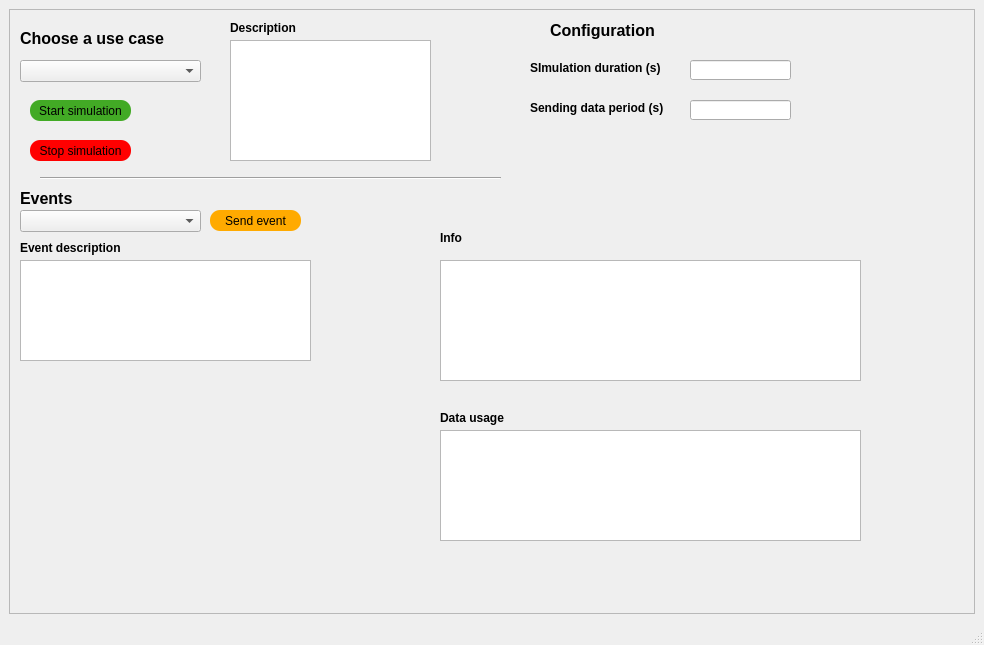
<?xml version="1.0" encoding="UTF-8"?>
<ui version="4.0">
 <class>MainWindow</class>
 <widget class="QMainWindow" name="MainWindow">
  <property name="geometry">
   <rect>
    <x>0</x>
    <y>0</y>
    <width>984</width>
    <height>645</height>
   </rect>
  </property>
  <property name="windowTitle">
   <string>MainWindow</string>
  </property>
  <widget class="QWidget" name="centralwidget">
   <layout class="QGridLayout" name="gridLayout">
    <item row="0" column="0">
     <widget class="QScrollArea" name="scrollArea">
      <property name="widgetResizable">
       <bool>true</bool>
      </property>
      <widget class="QWidget" name="scrollAreaWidgetContents">
       <property name="geometry">
        <rect>
         <x>0</x>
         <y>0</y>
         <width>970</width>
         <height>609</height>
        </rect>
       </property>
       <widget class="QComboBox" name="useCase_dropBox">
        <property name="geometry">
         <rect>
          <x>10</x>
          <y>50</y>
          <width>181</width>
          <height>22</height>
         </rect>
        </property>
       </widget>
       <widget class="QLabel" name="chooseUseCase_label">
        <property name="geometry">
         <rect>
          <x>10</x>
          <y>20</y>
          <width>181</width>
          <height>16</height>
         </rect>
        </property>
        <property name="font">
         <font>
          <pointsize>12</pointsize>
          <bold>true</bold>
         </font>
        </property>
        <property name="text">
         <string>Choose a use case</string>
        </property>
       </widget>
       <widget class="QTextBrowser" name="useCaseDescription_display">
        <property name="geometry">
         <rect>
          <x>220</x>
          <y>30</y>
          <width>201</width>
          <height>121</height>
         </rect>
        </property>
       </widget>
       <widget class="QPushButton" name="startSimulation_button">
        <property name="geometry">
         <rect>
          <x>20</x>
          <y>90</y>
          <width>101</width>
          <height>21</height>
         </rect>
        </property>
        <property name="styleSheet">
         <string notr="true">background-color :rgb(66, 170, 37);
font: 700 9pt &quot;Segoe UI&quot;;
border-color:black;
border-width:2px;
border-radius:10px;</string>
        </property>
        <property name="text">
         <string>Start simulation</string>
        </property>
       </widget>
       <widget class="QPushButton" name="stopSimulation_Button">
        <property name="geometry">
         <rect>
          <x>20</x>
          <y>130</y>
          <width>101</width>
          <height>21</height>
         </rect>
        </property>
        <property name="styleSheet">
         <string notr="true">background-color :red;
font: 700 9pt &quot;Segoe UI&quot;;
border-color:black;
border-width:2px;
border-radius:10px;</string>
        </property>
        <property name="text">
         <string>Stop simulation</string>
        </property>
       </widget>
       <widget class="QLineEdit" name="sendingDataPeridod_Input">
        <property name="geometry">
         <rect>
          <x>680</x>
          <y>90</y>
          <width>101</width>
          <height>20</height>
         </rect>
        </property>
       </widget>
       <widget class="QLineEdit" name="simulationDuration_Input">
        <property name="geometry">
         <rect>
          <x>680</x>
          <y>50</y>
          <width>101</width>
          <height>20</height>
         </rect>
        </property>
       </widget>
       <widget class="Line" name="line_2">
        <property name="geometry">
         <rect>
          <x>30</x>
          <y>160</y>
          <width>461</width>
          <height>16</height>
         </rect>
        </property>
        <property name="orientation">
         <enum>Qt::Horizontal</enum>
        </property>
       </widget>
       <widget class="QLabel" name="configuration_label">
        <property name="geometry">
         <rect>
          <x>540</x>
          <y>10</y>
          <width>111</width>
          <height>21</height>
         </rect>
        </property>
        <property name="font">
         <font>
          <pointsize>12</pointsize>
          <bold>true</bold>
         </font>
        </property>
        <property name="text">
         <string>Configuration</string>
        </property>
       </widget>
       <widget class="QLabel" name="simulationDuration_label">
        <property name="geometry">
         <rect>
          <x>520</x>
          <y>50</y>
          <width>151</width>
          <height>16</height>
         </rect>
        </property>
        <property name="font">
         <font>
          <pointsize>9</pointsize>
          <bold>true</bold>
         </font>
        </property>
        <property name="text">
         <string>SImulation duration (s)</string>
        </property>
       </widget>
       <widget class="QLabel" name="sendingDataPeriod_label">
        <property name="geometry">
         <rect>
          <x>520</x>
          <y>90</y>
          <width>151</width>
          <height>16</height>
         </rect>
        </property>
        <property name="font">
         <font>
          <pointsize>9</pointsize>
          <bold>true</bold>
         </font>
        </property>
        <property name="text">
         <string>Sending data period (s)</string>
        </property>
       </widget>
       <widget class="QTextBrowser" name="dataUsage_display">
        <property name="geometry">
         <rect>
          <x>430</x>
          <y>420</y>
          <width>421</width>
          <height>111</height>
         </rect>
        </property>
       </widget>
       <widget class="QLabel" name="dataUsage_label">
        <property name="geometry">
         <rect>
          <x>430</x>
          <y>400</y>
          <width>131</width>
          <height>16</height>
         </rect>
        </property>
        <property name="font">
         <font>
          <pointsize>9</pointsize>
          <bold>true</bold>
         </font>
        </property>
        <property name="text">
         <string>Data usage</string>
        </property>
       </widget>
       <widget class="QTextBrowser" name="info_display">
        <property name="geometry">
         <rect>
          <x>430</x>
          <y>250</y>
          <width>421</width>
          <height>121</height>
         </rect>
        </property>
       </widget>
       <widget class="QLabel" name="info_label">
        <property name="geometry">
         <rect>
          <x>430</x>
          <y>220</y>
          <width>131</width>
          <height>16</height>
         </rect>
        </property>
        <property name="font">
         <font>
          <pointsize>9</pointsize>
          <bold>true</bold>
         </font>
        </property>
        <property name="text">
         <string>Info</string>
        </property>
       </widget>
       <widget class="QComboBox" name="event_dropBox">
        <property name="geometry">
         <rect>
          <x>10</x>
          <y>200</y>
          <width>181</width>
          <height>22</height>
         </rect>
        </property>
       </widget>
       <widget class="QLabel" name="event_Label">
        <property name="geometry">
         <rect>
          <x>10</x>
          <y>180</y>
          <width>161</width>
          <height>16</height>
         </rect>
        </property>
        <property name="font">
         <font>
          <pointsize>12</pointsize>
          <bold>true</bold>
         </font>
        </property>
        <property name="text">
         <string>Events</string>
        </property>
       </widget>
       <widget class="QPushButton" name="sendEvent_Button">
        <property name="geometry">
         <rect>
          <x>200</x>
          <y>200</y>
          <width>91</width>
          <height>21</height>
         </rect>
        </property>
        <property name="styleSheet">
         <string notr="true">background-color :rgb(255, 170, 0);
font: 700 9pt &quot;Segoe UI&quot;;
border-color:black;
border-width:2px;
border-radius:10px;</string>
        </property>
        <property name="text">
         <string>Send event</string>
        </property>
       </widget>
       <widget class="QTextBrowser" name="eventDescription_display">
        <property name="geometry">
         <rect>
          <x>10</x>
          <y>250</y>
          <width>291</width>
          <height>101</height>
         </rect>
        </property>
       </widget>
       <widget class="QLabel" name="dataDescription_label">
        <property name="geometry">
         <rect>
          <x>10</x>
          <y>230</y>
          <width>131</width>
          <height>16</height>
         </rect>
        </property>
        <property name="font">
         <font>
          <pointsize>9</pointsize>
          <bold>true</bold>
         </font>
        </property>
        <property name="text">
         <string>Event description</string>
        </property>
       </widget>
       <widget class="QLabel" name="useCase_label">
        <property name="geometry">
         <rect>
          <x>220</x>
          <y>10</y>
          <width>131</width>
          <height>16</height>
         </rect>
        </property>
        <property name="font">
         <font>
          <pointsize>9</pointsize>
          <bold>true</bold>
         </font>
        </property>
        <property name="text">
         <string>Description</string>
        </property>
       </widget>
       <widget class="QWidget" name="graph_placeholder" native="true">
        <property name="geometry">
         <rect>
          <x>10</x>
          <y>400</y>
          <width>401</width>
          <height>201</height>
         </rect>
        </property>
       </widget>
      </widget>
     </widget>
    </item>
   </layout>
  </widget>
  <widget class="QStatusBar" name="statusbar"/>
 </widget>
 <resources/>
 <connections/>
</ui>
